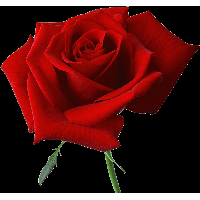
#> input picture images/rose.png, 200 x 200 px, given in place of lena.png, which was not available
$ python reduce_intensity.py
#> lines starting #> are read from the running program, lines starting #| are printed output that depends on the picture; after the words box and inside, x2 and y2 are one past the last pixel; in counts of white or black regions, pixels touching at a corner belong together; pictures that were not available may be replaced by others from this repository, and a replacement may not be noted
import cv2
from scipy import ndimage
import numpy as np
import matplotlib.pyplot as plt

img = cv2.imread('lena.png',cv2.IMREAD_GRAYSCALE)
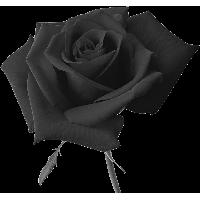
#> img: shape (200, 200); min 0, max 255, mean 39.7
plt.imshow(img,cmap='gray',interpolation='bicubic')
print(img)
#> (printed output is left out)
img2 = cv2.imread('rose.jpg',cv2.IMREAD_GRAYSCALE)
plt.imshow(img2,cmap='gray',interpolation='bicubic')
img3 = cv2.imread('lena.png')
#> img3 is the input picture: shape (200, 200, 3); mean B, G, R 21.4, 23, 80.3

# Reduce intensity from 256 to 2
for i in range(0,img.shape[0]-1):
    for j in range(0,img.shape[1]):
        if img[i,j] < 255/2:
            img[i,j] = 0
        else:
            img[i,j] = 255
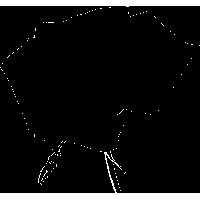
#> img: shape (200, 200); 7.3% white; 121 white regions (119 under 20 px), largest, box (x1, y1, x2, y2) and area: (0, 152, 200, 200) 1501, (0, 0, 200, 7) 1203
for i in range(0,img2.shape[0]-1):
    for j in range(0,img2.shape[1]):
        if img2[i,j] < 255/2:
            img2[i,j] = 0
        else:
            img2[i,j] = 255
plt.imshow(img,cmap='gray',interpolation='bicubic')
plt.imshow(img2,cmap='gray',interpolation='bicubic')
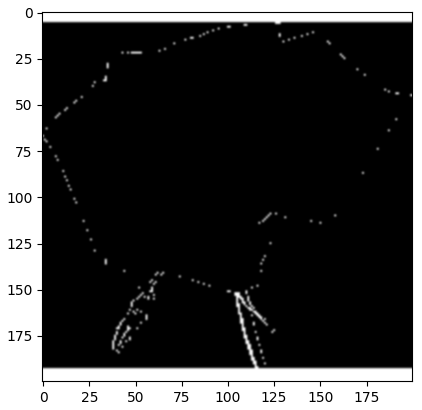
#> figure drawn by matplotlib, 1 panel
